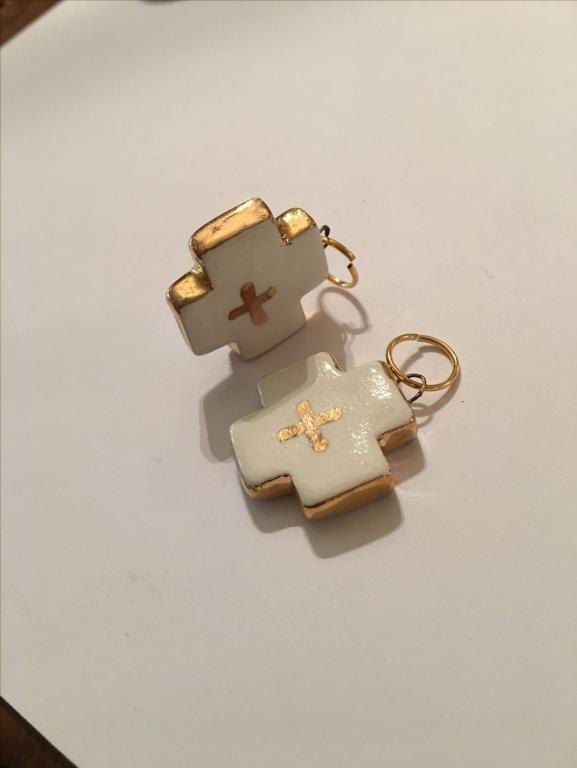
#> input picture assets/productos/originales/cruces_blancas_doradas.jpg, 1153 x 1536 px, given in place of pulseras_liston_medalla.jpg, which was not available (shown at 1/2 size)
$ python create_artwork_v7.py
#> lines starting #> are read from the running program, lines starting #| are printed output that depends on the picture; after the words box and inside, x2 and y2 are one past the last pixel; in counts of white or black regions, pixels touching at a corner belong together; pictures that were not available may be replaced by others from this repository, and a replacement may not be noted
"""V7 visual direction: photographic field notes, not invented product renders.
Six different layouts made ONLY from the original product photos and real crops.
No retouching changes the item's color, shape, material, or viewing angle.
Run once for artwork refresh. Not part of the production build.
"""
from pathlib import Path
from PIL import Image, ImageDraw, ImageFilter, ImageOps
import random, math

ROOT = Path(__file__).resolve().parents[1]
P = ROOT/'assets'/'productos'
OUT = P/'editorial-v7'
OUT.mkdir(parents=True, exist_ok=True)
S=1120
ITEMS = [
 ('pulseras_liston_medalla','#ECD8DC','#FAF1E9','wide',(-10,135,1010,1120)),
 ('cruces_blancas_doradas','#E8E2D8','#FEFBF4','stack',(200,270,970,1110)),
 ('cruces_corazon_rosa','#F4E4E5','#FAF8F2','full',(0,80,1320,1400)),
 ('pulseras_concha_dorada','#D7E5E4','#F6F3E9','split',(40,150,1090,1380)),
 ('pulsera_medalla_concha','#EACED4','#FAF3EF','hero',(140,230,1280,1430)),
 ('cruces_corazon_color','#E5E8E0','#FCFAF4','pane',(30,120,1170,1410)),
]

def rgb(h): return tuple(int(h[i:i+2],16) for i in (1,3,5))
def gradient(a,b):
#> called with a = '#ECD8DC', b = '#FAF1E9'
    first, last=rgb(a),rgb(b)
    im=Image.new('RGB',(S,S)); pix=im.load(); rnd=random.Random(2027)
#> after `im = Image.new('RGB', (S, S))`: im: PIL image 1120x1120 RGB; every value is 0
    for y in range(S):
        t=(y/S)**.72
        color=tuple(round(first[i]*(1-t)+last[i]*t) for i in range(3))
        for x in range(S):
            v=rnd.randint(-2,2)
            pix[x,y]=tuple(max(0,min(255,c+v)) for c in color)
    return im.convert('RGBA')
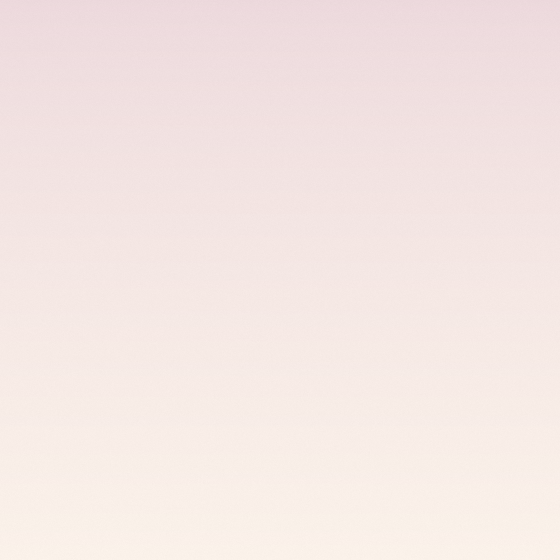
#> returned value: PIL image 1120x1120 RGBA (shown at 1/2 size); mean R, G, B, A 244.1, 230.5, 227.6, 255
#> further down, photo is the input picture: PIL image 1153x1536 RGB; mean R, G, B 193.6, 182.7, 167.5
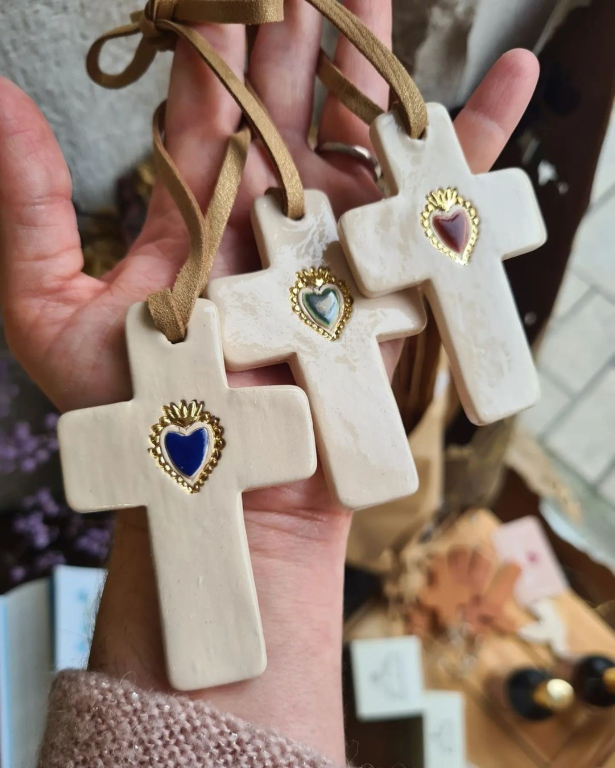
#> input picture assets/productos/originales/cruces_corazon_color.jpg, 1229 x 1536 px, given in place of pulseras_liston_medalla_detalle.webp, which was not available (shown at 1/2 size)
#> further down, detail is the input picture: PIL image 1229x1536 RGB; mean R, G, B 144.9, 126.3, 115

def crop_resize(im,w,h,kind='cover', focus=(.5,.5)):
#> called with w = 858, h = 735, kind = 'cover', focus = (0.5, 0.5)
    sc=max(w/im.width,h/im.height) if kind=='cover' else min(w/im.width,h/im.height)
#> sc = 0.744
    n=im.resize((round(im.width*sc),round(im.height*sc)),Image.Resampling.LANCZOS)
    x=max(0,min(n.width-w,round((n.width-w)*focus[0])))
#> x = 0
    y=max(0,min(n.height-h,round((n.height-h)*focus[1])))
#> y = 204
    return n.crop((x,y,x+w,y+h))
#> returned value: PIL image 858x735 RGB

def card(canvas, photo, box, angle=0, frame=15, roundness=15, shadow=True):
    x,y,w,h=box
    paper=Image.new('RGBA',(w+2*frame,h+2*frame+16),'#FFFCF8')
    pic=crop_resize(photo,w,h,'cover')
    mask=Image.new('L',(w,h),0);ImageDraw.Draw(mask).rounded_rectangle((0,0,w,h),radius=max(4,roundness-7),fill=255)
#> after `mask = Image.new('L', (w, h), 0)`: mask: PIL image 858x735 L; every value is 0
#> after `ImageDraw.Draw(mask).rounded_rectangle((0, 0, w, h), radius=max(4, rou`: mask: PIL image 858x735 L; 100% white; 4 black regions (4 under 20 px)
    paper.paste(pic,(frame,frame),mask)
    m=Image.new('L',paper.size,0);ImageDraw.Draw(m).rounded_rectangle((0,0,paper.width-1,paper.height-1),radius=roundness,fill=255)
#> after `m = Image.new('L', paper.size, 0)`: m: PIL image 888x781 L; every value is 0
#> after `ImageDraw.Draw(m).rounded_rectangle((0, 0, paper.width - 1, paper.heig`: m: PIL image 888x781 L; 100% white; 4 black regions, box (x1, y1, x2, y2) and area: (0, 0, 12, 12) 53, (876, 0, 888, 12) 53, (0, 769, 12, 781) 53, (876, 769, 888, 781) 53
    paper.putalpha(m)
    if angle:paper=paper.rotate(angle,resample=Image.Resampling.BICUBIC,expand=True)
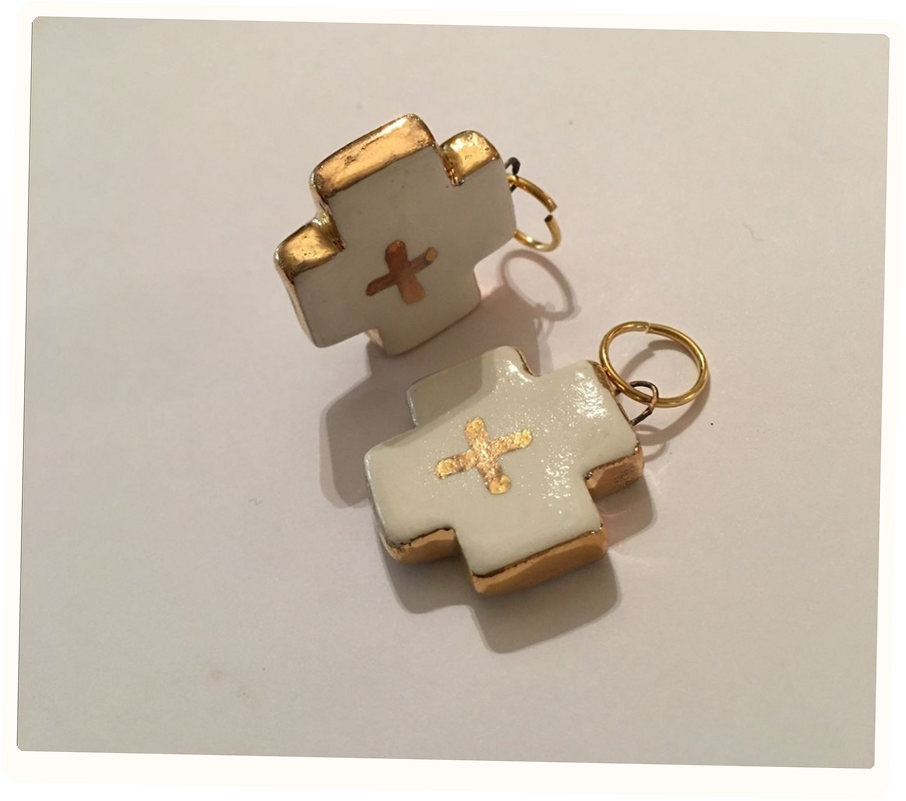
#> paper: PIL image 906x801 RGBA; mean R, G, B, A 189.3, 177.8, 163.9, 243.6; transparent parts drawn white
    if shadow:
        shade=Image.new('RGBA',paper.size,(32,36,40,0));shade.putalpha(paper.getchannel('A').filter(ImageFilter.GaussianBlur(21)).point(lambda v:int(v*.24)))
        canvas.alpha_composite(shade,(x+14,y+18))
    canvas.alpha_composite(paper,(x,y))

def ellipse_crop(canvas, photo, box, tint='#FFFAF5'):
    x,y,w,h=box
    im=crop_resize(photo,w,h,'cover')
    mask=Image.new('L',(w,h),0); ImageDraw.Draw(mask).ellipse((0,0,w-1,h-1),fill=255)
#> after `mask = Image.new('L', (w, h), 0)`: mask: PIL image 256x256 L; every value is 0
#> after `ImageDraw.Draw(mask).ellipse((0, 0, w - 1, h - 1), fill=255)`:
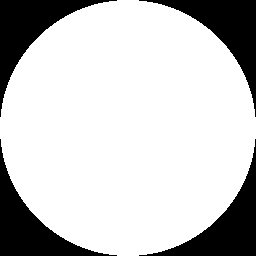
#> mask: PIL image 256x256 L; 78.5% white; 4 black regions, box (x1, y1, x2, y2) and area: (0, 0, 117, 117) 3528, (139, 0, 256, 117) 3528, (0, 139, 117, 256) 3528, (139, 139, 256, 256) 3528
    shade=Image.new('RGBA',(w+45,h+45),(30,35,36,0))
#> shade: PIL image 301x301 RGBA
    sm=Image.new('L',(w+45,h+45),0);ImageDraw.Draw(sm).ellipse((10,10,w+20,h+20),fill=110)
#> after `sm = Image.new('L', (w + 45, h + 45), 0)`: sm: PIL image 301x301 L; every value is 0
#> after `ImageDraw.Draw(sm).ellipse((10, 10, w + 20, h + 20), fill=110)`: sm: PIL image 301x301 L; values 0 (black) and 110 (white), 61.8% white; 1 black region, box (x1, y1, x2, y2) and area: (0, 0, 301, 301) 34644
    shade.putalpha(sm.filter(ImageFilter.GaussianBlur(16)))
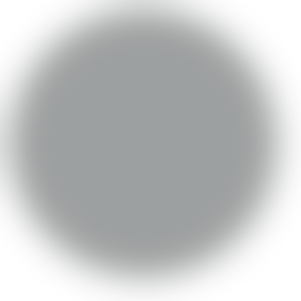
#> shade: PIL image 301x301 RGBA; mean R, G, B, A 30, 35, 36, 67.6; transparent parts drawn white
    canvas.alpha_composite(shade,(x+10,y+14))
    circ=Image.new('RGBA',(w+16,h+16),tint)
    cm=Image.new('L',circ.size,0);ImageDraw.Draw(cm).ellipse((0,0,w+15,h+15),fill=255)
#> after `cm = Image.new('L', circ.size, 0)`: cm: PIL image 272x272 L; every value is 0
#> after `ImageDraw.Draw(cm).ellipse((0, 0, w + 15, h + 15), fill=255)`: cm: PIL image 272x272 L; 78.5% white; 4 black regions, box (x1, y1, x2, y2) and area: (0, 0, 124, 124) 3976, (148, 0, 272, 124) 3976, (0, 148, 124, 272) 3976, (148, 148, 272, 272) 3976
    circ.putalpha(cm)
    canvas.alpha_composite(circ,(x-8,y-8))
    overlay=Image.new('RGBA',(w,h),(0,0,0,0)); overlay.paste(im,(0,0),mask)
#> after `overlay = Image.new('RGBA', (w, h), (0, 0, 0, 0))`: overlay: PIL image 256x256 RGBA; every value is 0
#> after `overlay.paste(im, (0, 0), mask)`:
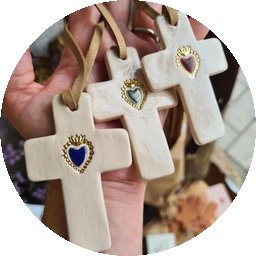
#> overlay: PIL image 256x256 RGBA; mean R, G, B, A 122.9, 107.4, 97.5, 200.1; transparent parts drawn white
    canvas.alpha_composite(overlay,(x,y))
    ImageDraw.Draw(canvas).ellipse((x-8,y-8,x+w+8,y+h+8),outline=(255,250,245,210),width=5)

for i,(stem,bg,light,kind,region) in enumerate(ITEMS):
    canvas=gradient(bg,light)
    d=ImageDraw.Draw(canvas,'RGBA')
    # Structured editorial line-work sits OUTSIDE the photographs.
    d.arc((-250,-150,680,780),70,175,fill=(71,88,83,34),width=3)
    d.arc((350,300,1350,1300),250,345,fill=(97,76,87,28),width=3)
    d.line((80,1020,1040,1020),fill=(66,77,75,35),width=2)
    photo=Image.open(P/'originales'/f'{stem}.jpg').convert('RGB')
    detail=Image.open(P/'recortes'/f'{stem}_detalle.webp').convert('RGB')
    # Primary crop uses the same image pixels. Each layout has a different rhythm.
    if kind=='wide':
        card(canvas, photo,(86,128,858,735),angle=-1.2,frame=15)
        ellipse_crop(canvas,detail,(745,743,256,256))
    elif kind=='stack':
        card(canvas, photo,(102,140,695,852),angle=1.5,frame=18)
        card(canvas, detail,(735,74,284,322),angle=-4,frame=11)
    elif kind=='full':
        card(canvas,photo,(82,120,898,820),angle=.9,frame=14)
        ellipse_crop(canvas,detail,(75,765,260,260))
    elif kind=='split':
        card(canvas,photo,(90,126,700,860),angle=-.8,frame=18)
        card(canvas,detail,(738,172,270,365),angle=5,frame=10)
    elif kind=='hero':
        card(canvas,photo,(90,115,836,862),angle=-1.8,frame=15)
        ellipse_crop(canvas,detail,(720,748,252,252))
    else:
        card(canvas,photo,(120,112,794,856),angle=1.2,frame=16)
        card(canvas,detail,(26,664,265,280),angle=-5,frame=10)
    # A single tiny corner notch, distinct from stickers or stock mockups.
    d=ImageDraw.Draw(canvas,'RGBA')
    d.arc((950,45,1070,165),-10,100,fill=(83,67,75,110),width=3)
    path=OUT/f'{stem}_art.webp'
    canvas.convert('RGB').save(path,'WEBP',quality=88,method=6)
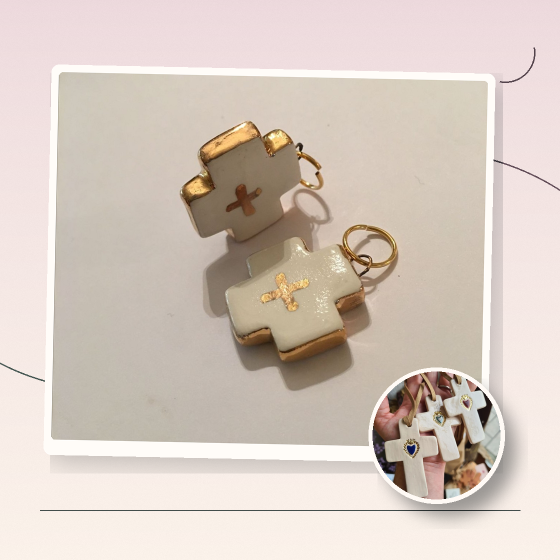
#> saved as pulseras_liston_medalla_art.webp: PIL image 1120x1120 RGB (shown at 1/2 size); mean R, G, B 214.4, 201.4, 192
#> (the run stopped early here; a loop or call above may not have finished)
